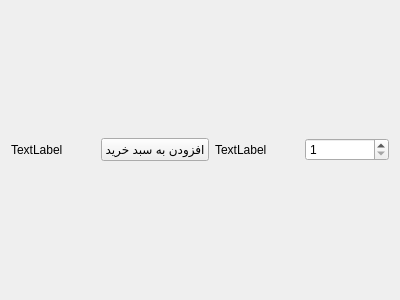
<?xml version="1.0" encoding="UTF-8"?>
<ui version="4.0">
 <class>MenuItemWidget</class>
 <widget class="QWidget" name="MenuItemWidget">
  <property name="geometry">
   <rect>
    <x>0</x>
    <y>0</y>
    <width>400</width>
    <height>300</height>
   </rect>
  </property>
  <property name="windowTitle">
   <string>Form</string>
  </property>
  <layout class="QHBoxLayout" name="horizontalLayout">
   <item>
    <widget class="QLabel" name="nameLabel">
     <property name="text">
      <string>TextLabel</string>
     </property>
    </widget>
   </item>
   <item>
    <widget class="QPushButton" name="addButton">
     <property name="text">
      <string>افزودن به سبد خرید</string>
     </property>
    </widget>
   </item>
   <item>
    <widget class="QLabel" name="priceLabel">
     <property name="text">
      <string>TextLabel</string>
     </property>
    </widget>
   </item>
   <item>
    <widget class="QSpinBox" name="quantitySpinBox">
     <property name="minimum">
      <number>1</number>
     </property>
    </widget>
   </item>
  </layout>
 </widget>
 <resources/>
 <connections/>
</ui>
